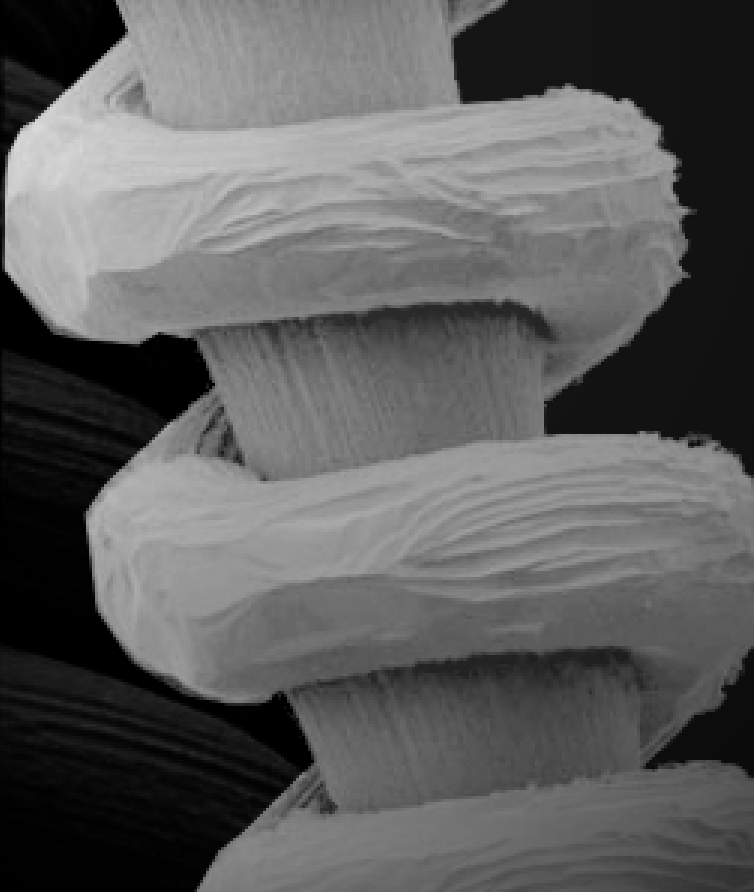
#> input picture Assignment-29/test/image/e.tif, 754 x 892 px, found by its file name
$ python sub2.py
#> lines starting #> are read from the running program, lines starting #| are printed output that depends on the picture
import cv2
import numpy as np

image_fanar = cv2.imread("input/e.tif")
#> image_fanar is the input picture: shape (892, 754, 3); min 0, max 217, mean 93.5

image_fanar = cv2.cvtColor(image_fanar, cv2.COLOR_BGR2GRAY)
#> image_fanar: shape (892, 754)
image_black = np.zeros(image_fanar.shape)

result = image_fanar - image_black
result = 255 - result
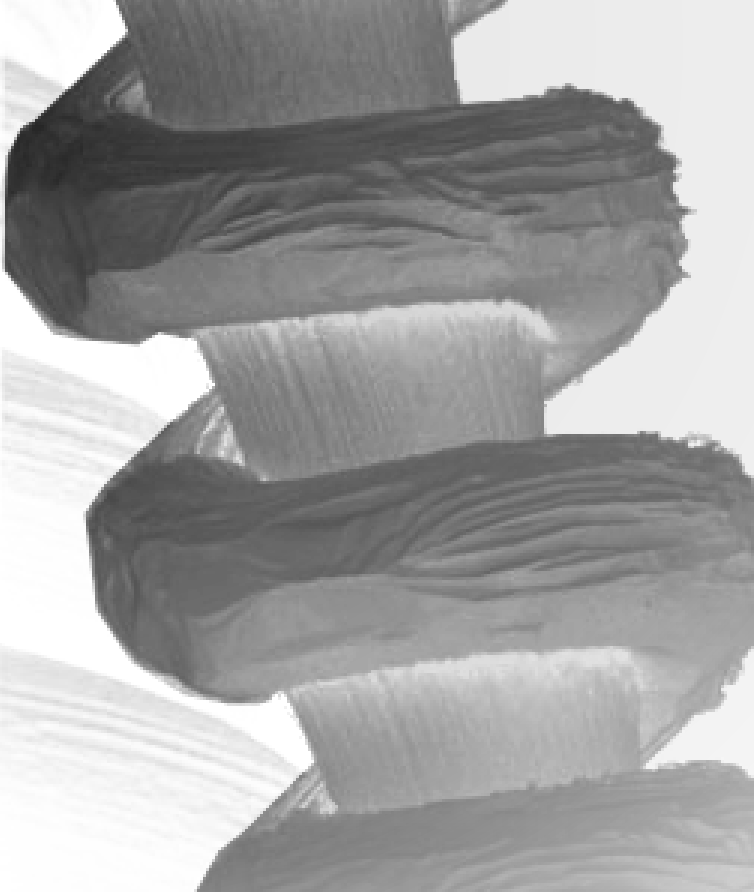
#> result: shape (892, 754) float64; min 38, max 255, mean 161.5
cv2.imwrite("output/fanar.jpg", result)

$ run again, with Assignment-29/test/image/a.tif copied over Assignment-29/test/image/e.tif
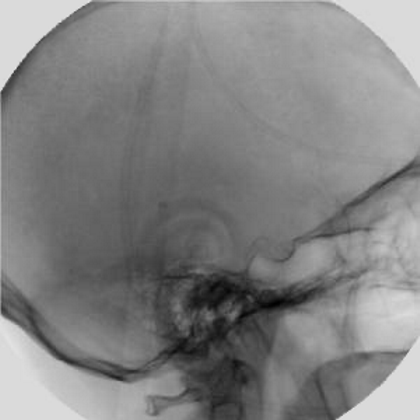
#> input picture Assignment-29/test/image/a.tif, 420 x 420 px, found by its file name
#> image_fanar is the input picture: shape (420, 420, 3); min 0, max 234, mean 130.7
#> image_fanar: shape (420, 420)
#> `result = 255 - result`:
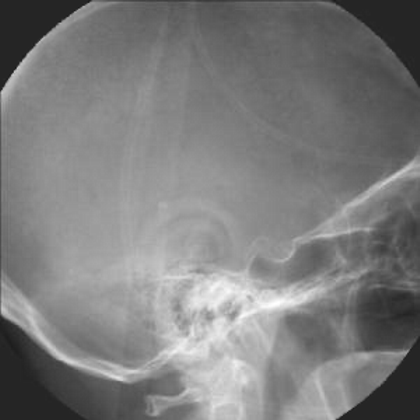
#> result: shape (420, 420) float64; min 21, max 255, mean 124.3

$ run again, with Assignment-29/test/image/c.tif copied over Assignment-29/test/image/e.tif
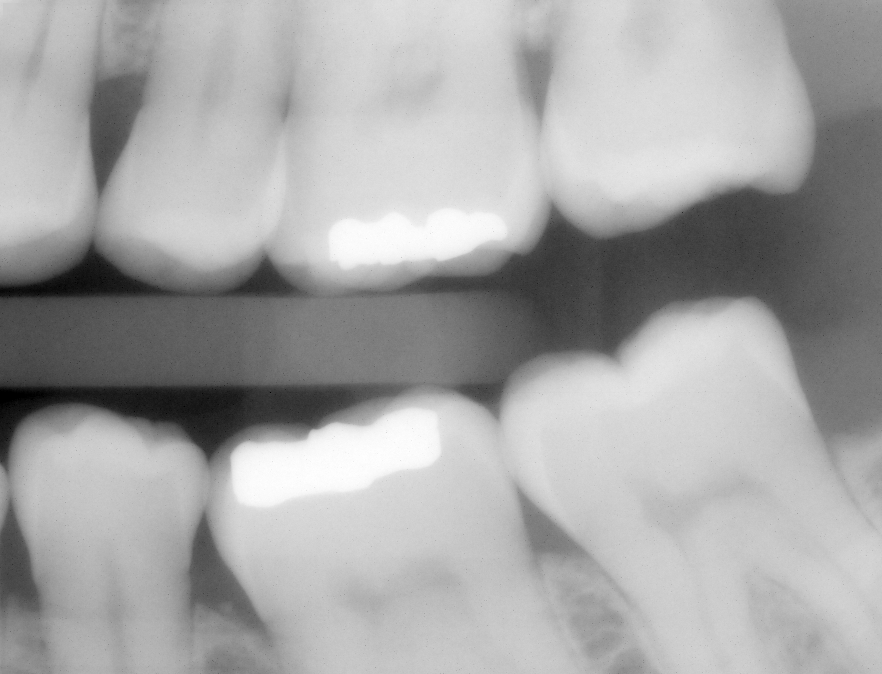
#> input picture Assignment-29/test/image/c.tif, 882 x 674 px, found by its file name
#> image_fanar is the input picture: shape (674, 882, 3); min 0, max 255, mean 166.8
#> image_fanar: shape (674, 882)
#> `result = 255 - result`:
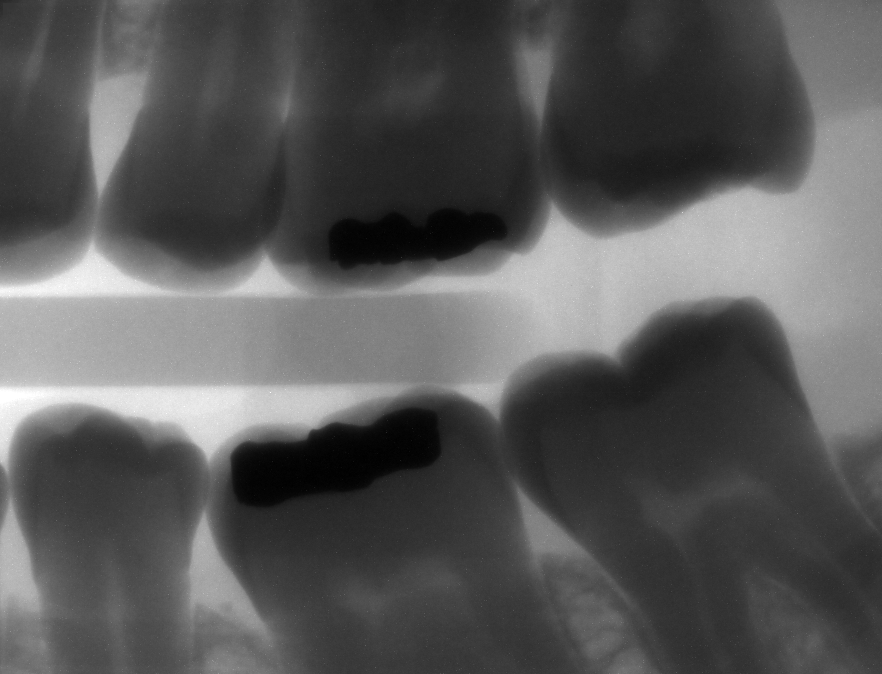
#> result: shape (674, 882) float64; min 0, max 255, mean 88.2
